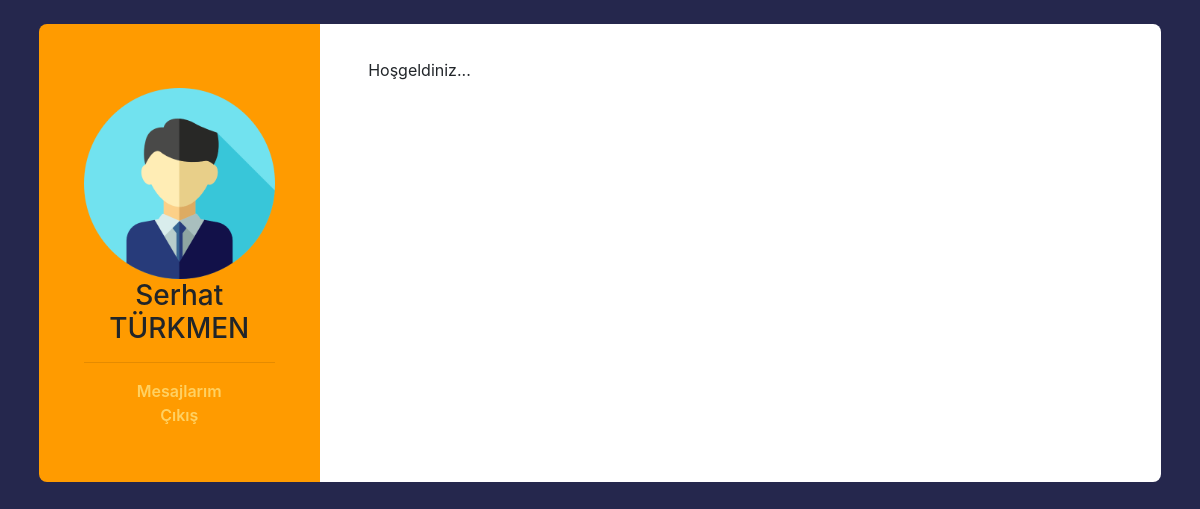
The page / (signed in) on the database its author committed.
### model/__init__.py (models this page shows)
class Users(db.Model):
    id = db.Column(db.Integer, primary_key=True, unique=True, autoincrement=True)
    name = db.Column(db.Text)
    surname = db.Column(db.Text)
    status = db.Column(db.Integer)
    imagePath = db.Column(db.Text)
    gender = db.Column(db.Text, default="E")
    email = db.Column(db.Text, unique=True)
    username = db.Column(db.Text, unique=True)
    password = db.Column(db.Text)
    createdDate = db.Column(db.Text, default=getdate())
    lastSeenDate = db.Column(db.Text, default=getdate())
    userAccept = db.Column(db.Boolean, default=False)

### controller/homeController.py (the view)
@main.route('/')
def index():
    if session.get("login", ""):
        print("Giriş yapılmış. Ona göre sayfa hazırla")
    else:
        return redirect(url_for(".login"))
    return render_template('index.html',
                           setting=websettingEvents.view(),
                           user=userEvents.view(id=session.get('userid', '')))

### model/userEvents.py (called while the page is built)
def view(id):
    return Users.query.filter_by(id=id).first()

### model/websettingEvents.py (called while the page is built)
def view():
    return WebSetting.query.first()

### templates/index.html
{% extends "layout.html" %}
{% block body %}
<div class="col-sm-10">
  Hoşgeldiniz...
</div>
{% endblock %}

### templates/layout.html (shortened to what this page needs)
<!DOCTYPE html>
<html lang="tr"><head>
  <link rel="stylesheet" href="{{ url_for('static', filename='css/bootstrap.css') }}"/>
  <link rel="stylesheet" href="{{ url_for('static', filename='css/student.css') }}"/>
  <link rel="stylesheet" href="{{ url_for('static', filename='mdi/css/materialdesignicons.min.css') }}">
</head>
<body>
  <div class="container contact">
	<div class="row">
		<div class="col-md-3">
			<div class="mst-info">
				<img class="img-fluid mx-auto d-block rounded" src="{{ url_for('static', filename='img/user/') }}{{ user.imagePath }}" alt="image">
				<h3 class="text-center">{{ user.name }} {{user.surname}}</h3>
                <hr>
                <ul class="mylist">
                  <li><a href="{{url_for('controller.chat')}}">Mesajlarım</a></li>
                  <li><a href="{{ url_for('controller.logout') }}">Çıkış</a></li>
                </ul>
			</div>
		</div>
		<div class="col-md-9">
          {% block body%}
          {%endblock%}
		</div>
	</div>
</div>
</body>
</html>

### static/css/student.css (style rules this page uses)
body { background-color: #25274d; }
.mylist { flex-direction: column; padding-left: 0; margin-bottom: 10px; list-style-type: none; font-weight: 600; text-align: center; }
a { color: #ffd162; }
.contact { padding: 2%; height: auto; }
.col-md-3 { background: #ff9b00; padding: 4%; border-top-left-radius: 0.5rem; border-bottom-left-radius: 0.5rem; }
.mst-info { margin-top:10%; }
.col-md-9 { background: #fff; padding: 3%; border-top-right-radius: 0.5rem; border-bottom-right-radius: 0.5rem; }

### rows shown on the page
Users: imagePath (picture), name "Serhat", surname "TÜRKMEN"
